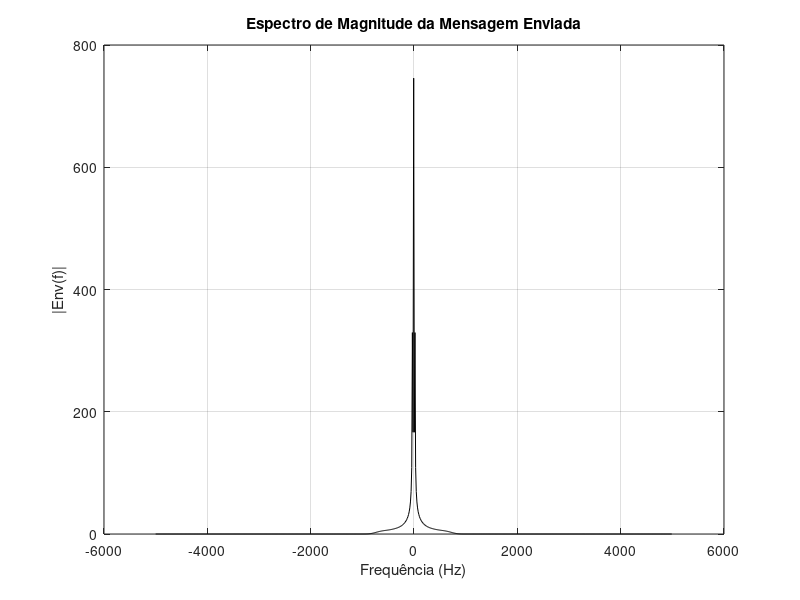
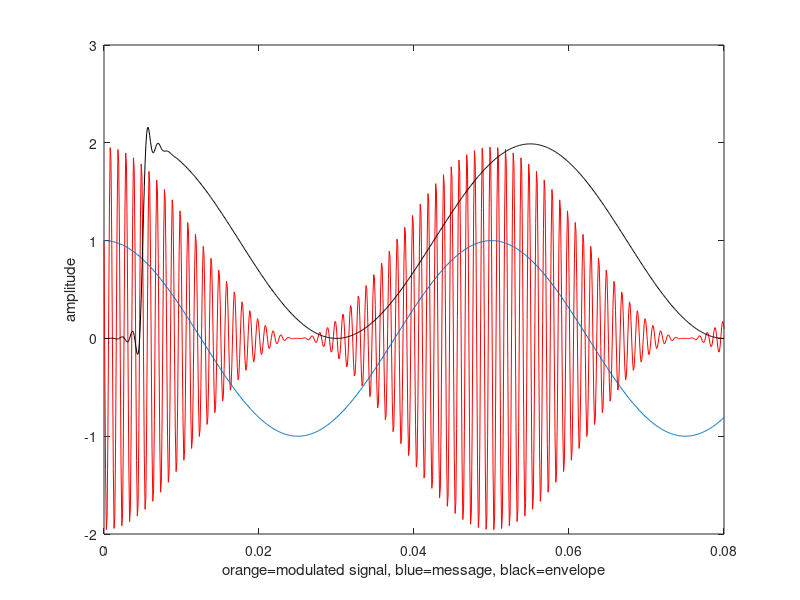

Write the MATLAB code that produced these figures, in order.
pkg load signal


% AMlarge.m: large carrier AM demodulated with "envelope"
time=.08; Ts=1/10000;                          % sampling interval and time
t=0:Ts:time; lent=length(t);                   % define a "time" vector


fi = pi/3;
g = 10000000;

fc=1000; c=cos(2*pi*(fc+g)*t+fi);                     % define carrier at freq fc
fm=20; w=cos(2*pi*fm*t);                     % create "message" > -1

v=c.*w+c;

                                               % modulate with large carrier
fbe=[0 0.1 0.2 1]; damps=[1 1 0 0]; fl=100;    % low pass filter design
b=firpm(fl,fbe,damps);                         % impulse response of LPF


envv=(pi/2)*filter(b,1,abs(v));                % find envelope


fs = 1/Ts;
N = length(t);
f = (-N/2:N/2-1) * (fs / N); % Frequências

E = fftshift(fft(envv));
abs_E = abs(E);

% generate the figure
figure(1)
plot(f,abs_E,"black");
title('Espectro de Magnitude da Mensagem Enviada');
xlabel('Frequência (Hz)');
ylabel('|Env(f)|');
grid on;


% this shows things a bit more clearly (but won't print well)
figure(2)
plot(t,v,	"red")
 hold on
 plot(t,w)
 plot(t,envv,'k')
 ylabel('amplitude')
 xlabel('orange=modulated signal, blue=message, black=envelope')
hold off

